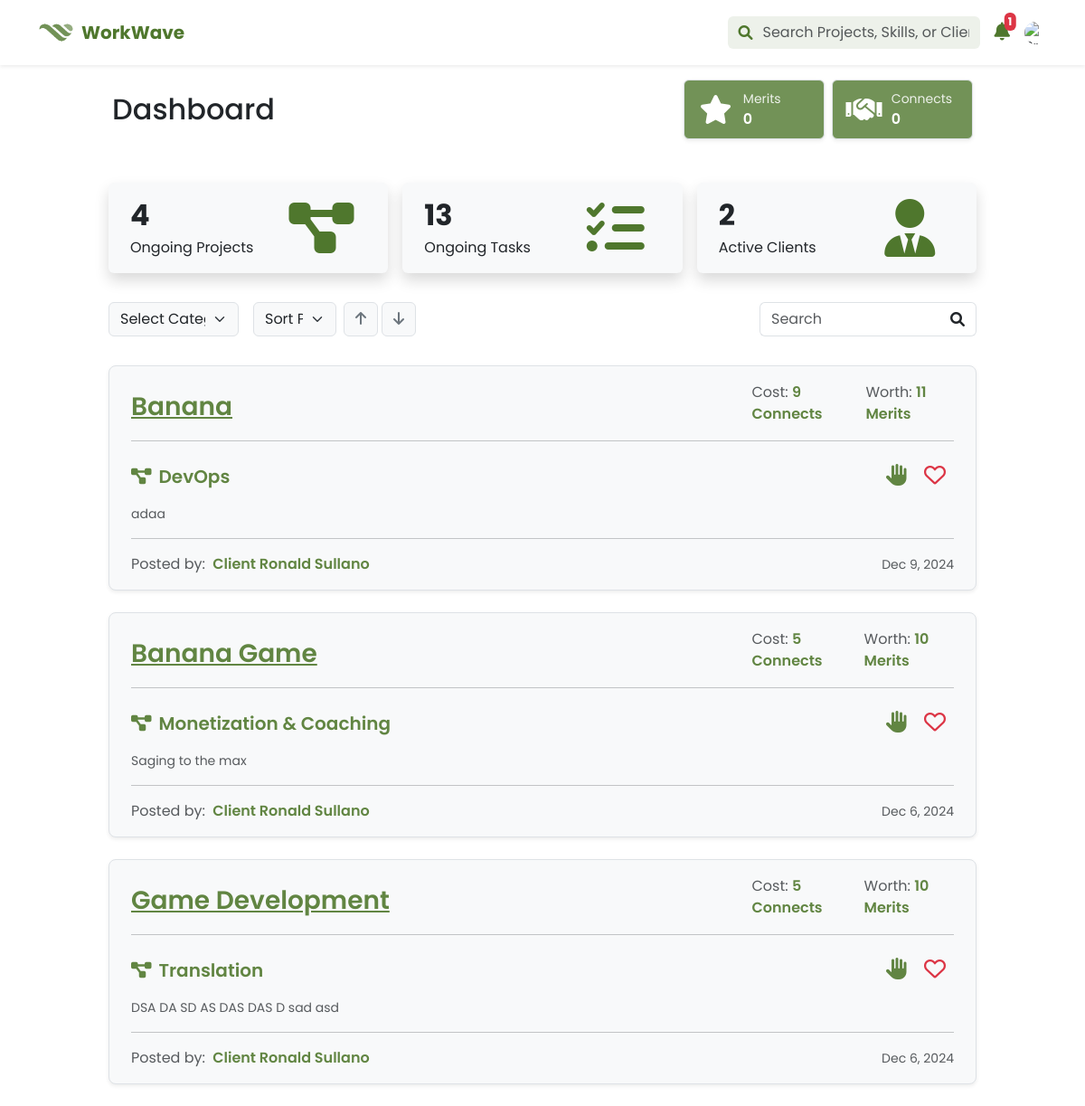
/pages/freelancer/dashboard.php (signed in), run on the app's committed database.
### tables this page shows
CREATE TABLE `client_projects` (
  `id` int(11) NOT NULL,
  `user_id` int(11) DEFAULT NULL,
  `project_title` varchar(255) NOT NULL,
  `project_category_id` int(11) NOT NULL,
  `project_description` text DEFAULT NULL,
  `project_status_id` int(11) NOT NULL DEFAULT 1,
  `project_connect_cost` int(11) DEFAULT NULL,
  `project_merit_worth` int(11) DEFAULT NULL,
  `created_at` timestamp NOT NULL DEFAULT current_timestamp(),
  `updated_at` timestamp NOT NULL DEFAULT current_timestamp() ON UPDATE current_timestamp()
);

### pages/freelancer/dashboard.php (the view, shortened to what this page needs)
<?php
include ('../../misc/modals.php');
include ('header.php');
$user_id = $_SESSION['user_id'];
$query = "SELECT connects, merits FROM v_freelancer_connects_and_merits WHERE id = ?";
$stmt = $mysqli->prepare($query);
$stmt->bind_param("i", $user_id);
$stmt->execute();
$result = $stmt->get_result();
$stats = $result->fetch_assoc();
$connects = $stats['connects'] ?? 0;
$merits = $stats['merits'] ?? 0;
$project_query = "SELECT v_project_details.*,
                          CONCAT(v_user_profile.first_name, ' ', v_user_profile.last_name) AS client_name
                   FROM v_project_details
                   JOIN v_user_profile ON v_project_details.project_owner = v_user_profile.id
                   WHERE project_status = 'hiring'
                   ORDER BY created_at DESC";
$result = $mysqli->query($project_query);
$projects = $result->fetch_all(MYSQLI_ASSOC);
?>
<!DOCTYPE html>
<html lang="en">
<head>
    <link href="https://cdn.jsdelivr.net/npm/bootstrap@5.3.0/dist/css/bootstrap.min.css" rel="stylesheet">
    <link rel="stylesheet" href="https://cdnjs.cloudflare.com/ajax/libs/font-awesome/6.0.0-beta3/css/all.min.css">
    <link rel="stylesheet" href="../../dist/css/custom.css">
</head>
<body>
<section class="container-fluid poppins">
    <div class="row d-flex justify-content-center">
        <div class="col-md-10 col-12">
            <div class="row mx-0 my-3">
                <div class="col-10 col-lg-6 d-flex align-items-center mb-3 mb-lg-0">
                    <h2 class="m-0">Dashboard</h2>
                </div>
                <div class="col-12 col-lg-6 pe-lg-3">
                    <div class="row d-flex justify-content-lg-end g-2">
                        <div class="col-6 col-md-4 d-flex bg-green-30 text-white rounded shadow-sm border me-2">
                            <div class="col-5 d-flex justify-content-center align-items-center">
                                <i class="fas fa-star fa-2x p-3"></i>
                            </div>
                            <div class="col-7 d-flex justify-content-start align-items-center">
                                <div>
                                    <div class="text-start text-green-10 small">Merits</div>
                                    <div class="text-start fw-semibold" id="merits-count"><?php echo htmlspecialchars($merits); ?></div>
                                </div>
                            </div>
                        </div>
                        <div class="col-6 col-md-4 d-flex bg-green-30 text-white rounded shadow-sm border">
                            <div class="col-5 d-flex justify-content-center align-items-center">
                                <i class="fas fa-handshake fa-2x p-3"></i>
                            </div>
                            <div class="col-7 d-flex justify-content-start align-items-center">
                                <div>
                                    <div class="text-start text-green-10 small">Connects</div>
                                    <div class="text-start fw-semibold" id="connects-count"><?php echo htmlspecialchars($connects); ?></div>
                                </div>
                            </div>
                        </div>
                    </div>
                </div>
            </div>
            <div class="row mx-0 my-3 g-4">
                <div class="col-12 col-md-4 p-2">
                    <div class="px-3 pb-3 pt-2 rounded-2 bg-light shadow d-flex align-items-center">
                        <div class="col-7 d-flex flex-column align-items-start mt-1">
                            <div class="fw-bold fs-2 ps-2">4</div>
                            <div class="fs-6 ps-2">Ongoing Projects</div>
                        </div>
                        <div class="col-5 d-flex justify-content-center align-items-center mt-2">
                            <i class="fas fa-diagram-project fa-4x text-green-50"></i>
                        </div>
                    </div>
                </div>
                <div class="col-12 col-md-4 p-2">
                    <div class="px-3 pb-3 pt-2 rounded-2 bg-light shadow d-flex align-items-center">
                        <div class="col-7 d-flex flex-column align-items-start mt-1">
                            <div class="fw-bold fs-2 ps-2">13</div>
                            <div class="fs-6 ps-2">Ongoing Tasks</div>
                        </div>
                        <div class="col-5 d-flex justify-content-center align-items-center mt-2">
                            <i class="fas fa-list-check fa-4x text-green-50"></i>
                        </div>
                    </div>
                </div>
                <div class="col-12 col-md-4 p-2">
                    <div class="px-3 pb-3 pt-2 rounded-2 bg-light shadow d-flex align-items-center">
                        <div class="col-7 d-flex flex-column align-items-start mt-1">
                            <div class="fw-bold fs-2 ps-2">2</div>
                            <div class="fs-6 ps-2">Active Clients</div>
                        </div>
                        <div class="col-5 d-flex justify-content-center align-items-center mt-2">
                            <i class="fas fa-user-tie fa-4x text-green-50"></i>
                        </div>
                    </div>
                </div>
            </div>
            <div class="row px-2 mb-4">
                <div class=" border-0 rounded-3">
                    <div class="d-flex align-items-center justify-content-between">
                        <div class="col-lg-6 col-md-12 mb-3 mb-lg-0 d-flex justify-content-between">
                            <div class="row w-100 align-items-center">
                                <div class="col-md-4 p-2 ms-1">
                                    <select id="filterProjects" class="form-select no-outline-green-focus bg-light" >
                                        <option value="" selected disabled>Select Category</option>
                                    </select>
                                </div>
                                <div class="col-md-5 d-flex align-items-center bg- p-2">
                                <select class="form-select no-outline-green-focus me-2 bg-light" id="sortSelect" aria-label="Sort Projects">
                                    <option selected disabled>Sort Projects:</option>
                                </select>
                                <button class="btn btn-light border me-1" id="sortAsc">
                                    <i class="fas fa-arrow-up text-secondary"></i>
                                </button>
                                <button class="btn btn-light border me-1" id="sortDesc">
                                    <i class="fas fa-arrow-down text-secondary"></i>
                                </button>
                                </div>
                            </div>
                        </div>
                        <div class="col-lg-3 col-12">
                            <div class="input-group">
                                <input type="text" id="searchProjects" name="search" class="form-control no-outline-green-focus border-end-0" placeholder="Search">
                                <span class="input-group-text bg-transparent border-start-0">
                                    <i class="fas fa-search"></i>
                                </span>
                            </div>
                        </div>
                    </div>
                </div>
            </div>
            <div class="row px-1">
                <div class="container px-3">
                    <?php foreach($projects as $project): ?>
                        <div class="card mb-4 shadow-sm bg-light border rounded-3">
                            <div class="card-body">
                                <div class="col-12 col d-flex justify-content-between mb-2">
                                    <div class="col-md-6 pt-2 d-flex bg- align-items-center">
                                        <a href="project_application.php?id=<?php echo htmlspecialchars($project['id']); ?>"
                                        class="text-green-40 fw-semibold ps-2 fs-3">
                                            <?php echo htmlspecialchars($project['project_title']); ?>
                                        </a>
                                    </div>
                                    <div class="col-md-3 bg- d-flex align-items-center justify-content-end pe-2">
                                        <span class="me-3">
                                            <span class="text-muted">Cost:</span>
                                            <span class="fw-semibold text-green-40"><?php echo htmlspecialchars($project['project_connect_cost']); ?></span>
                                            <span class="fw-semibold text-green-40">Connects</span>
                                        </span>
                                        <span class="">
                                            <span class="text-muted">Worth:</span>
                                            <span class="fw-semibold text-green-40"><?php echo htmlspecialchars($project['project_merit_worth']); ?></span>
                                            <span class="fw-semibold text-green-40">Merits</span>
                                        </span>
                                    </div>
                                </div>
                                <hr class="divider mx-2">
                                <div class="col-12 col d-flex align-items-center justify-content-between mb-2">
                                    <span class="d-flex align-items-center p-2 rounded-3 text-green-40">
                                        <span class="fas fa-diagram-project fs-5"></span>
                                        <span class="px-2 fs-5 fw-semibold"><?php echo htmlspecialchars($project['project_category']); ?></span>
                                    </span>
                                    <span class="d-flex align-items-center">
                                        <span class="d-flex align-items-center p-2 rounded-3">
                                            <div class="d-flex align-items-center">
                                                <a href="project_application.php?id=<?php echo htmlspecialchars($project['id']); ?>" class="btn p-0" id="apply-btn">
                                                    <i class="fas fa-hand fs-4 text-green-40"></i>
                                                </a>
                                            </div>
                                        </span>
                                        <span class="d-flex align-items-center p-2 me-2 rounded-3">
                                            <div class="d-flex align-items-center">
                                            <button class="btn p-0 heart-btn" data-project-id="<?php echo htmlspecialchars($project['id']); ?>">
                                                <i class="far fa-heart fs-4 text-danger heart-icon"></i>
                                            </button>
                                            </div>
                                        </span>
                                    </span>
                                </div>
                                <div class="col-12 col d-flex align-items-center mt-2">
                                    <div class="px-2 text-muted small text-justify">
                                        <?php echo htmlspecialchars($project['project_description']); ?>
                                    </div>
                                </div>
                                <hr class="divider mx-2 mt-3">
                                <div class="col-12 col d-flex align-items-center px-2 pt-0 mt-0">
                                    <div class="col-md-6 d-flex bg- align-items-center">
                                        <span>
                                            <span class="text-muted me-1">Posted by:</span>
                                            <span class="fw-semibold text-green-40"><?php echo htmlspecialchars($project['client_name']); ?></span>
                                        </span>
                                    </div>
                                    <div class="col-md-6 d-flex bg- align-items-center justify-content-end">
                                        <span class="text-muted small"><?php echo date('M j, Y', strtotime($project['created_at'])); ?></span>
                                    </div>
                                </div>
                            </div>
                        </div>
                    <?php endforeach; ?>
                </div>
            </div>
    </div>
</section>
</body>
</html>

### data on the page
client_projects: project_title "Banana", project_connect_cost "9", project_merit_worth "11", project_category "DevOps", project_description "adaa", client_name "Client Ronald Sullano", created_at "Dec 9, 2024"
client_projects: project_title "Banana Game", project_connect_cost "5", project_merit_worth "10", project_category "Monetization & Coaching", project_description "Saging to the max", client_name "Client Ronald Sullano", created_at "Dec 6, 2024"
client_projects: project_title "Game Development", project_connect_cost "5", project_merit_worth "10", project_category "Translation", project_description "DSA DA SD AS DAS DAS D sad asd", client_name "Client Ronald Sullano", created_at "Dec 6, 2024"

### other printed values
$merits "0"
$connects "0"
